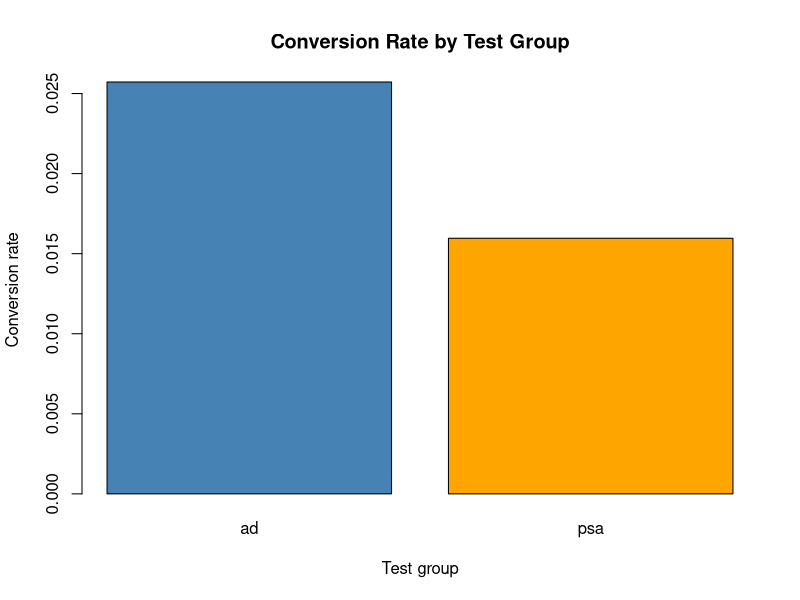
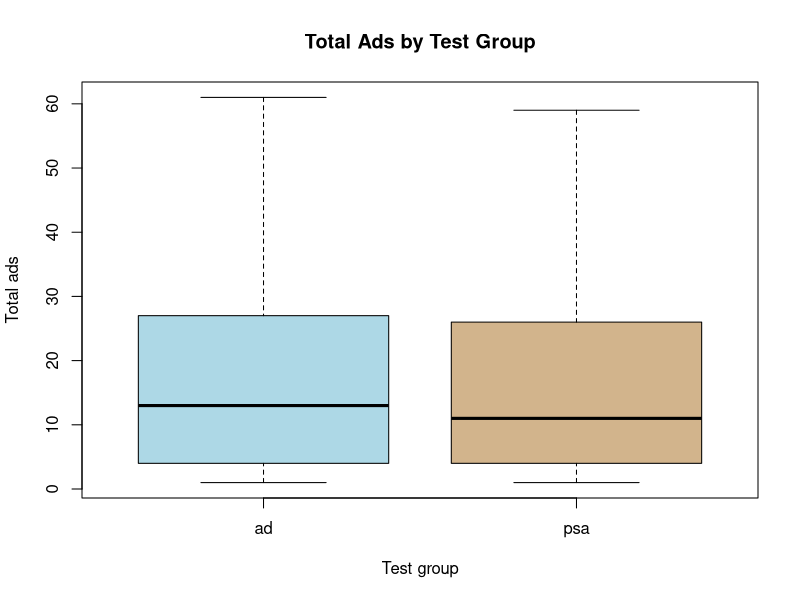
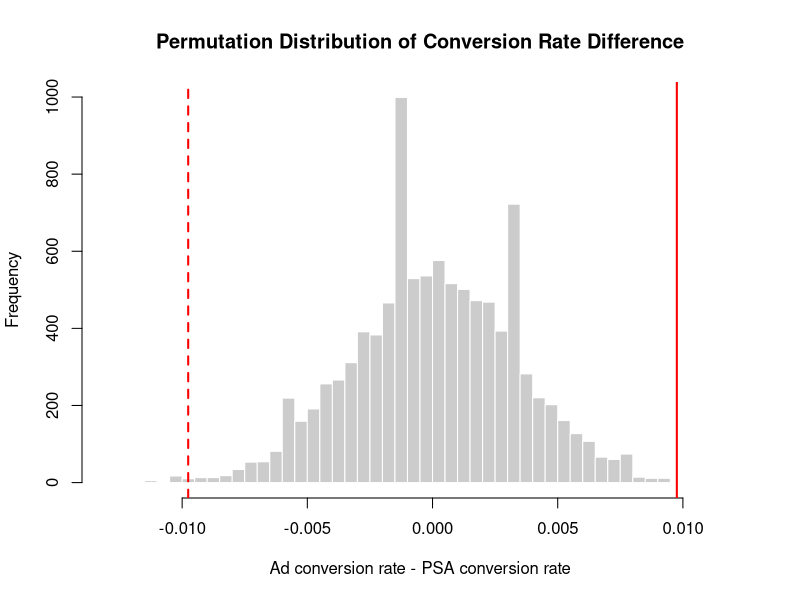
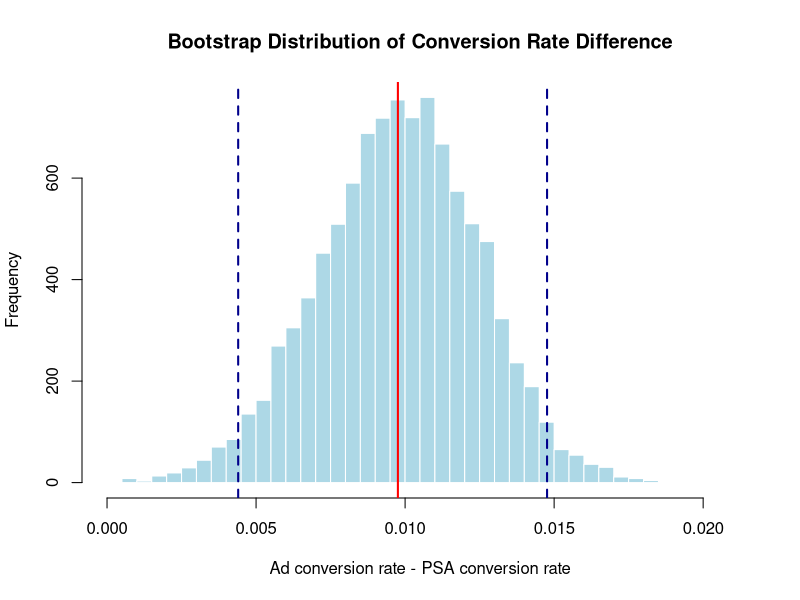

Recreate these plots in R, in order.
## ---- chunk 1
knitr::opts_chunk$set(echo = TRUE, message = FALSE, warning = FALSE,
                      fig.width = 8, fig.height = 5)
library(readr)
## ---- chunk 2
marketing <- read_csv("marketing_AB_mini.csv")

dim(marketing)
head(marketing)
summary(marketing)

table(marketing$`test group`)
table(marketing$converted)
## ---- chunk 3
conversion_summary <- aggregate(
  converted ~ `test group`,
  data = marketing,
  FUN = mean
)
names(conversion_summary)[2] <- "conversion_rate"

group_counts <- aggregate(
  converted ~ `test group`,
  data = marketing,
  FUN = length
)
names(group_counts)[2] <- "n"

conversion_counts <- aggregate(
  converted ~ `test group`,
  data = marketing,
  FUN = sum
)
names(conversion_counts)[2] <- "conversions"

ab_summary <- merge(group_counts, conversion_counts, by = "test group")
ab_summary <- merge(ab_summary, conversion_summary, by = "test group")
ab_summary$conversion_percent <- 100 * ab_summary$conversion_rate

print(ab_summary)

fmt_percent <- function(x) sprintf("%.2f", 100 * x)
fmt_pvalue <- function(x) sprintf("%.4f", x)

ad_rate <- ab_summary$conversion_rate[ab_summary$`test group` == "ad"]
psa_rate <- ab_summary$conversion_rate[ab_summary$`test group` == "psa"]
observed_diff <- ad_rate - psa_rate

observed_diff
## ---- chunk 4
barplot(
  ab_summary$conversion_rate,
  names.arg = ab_summary$`test group`,
  col = c("steelblue", "orange"),
  main = "Conversion Rate by Test Group",
  xlab = "Test group",
  ylab = "Conversion rate"
)
## ---- chunk 5
boxplot(
  `total ads` ~ `test group`,
  data = marketing,
  col = c("lightblue", "tan"),
  main = "Total Ads by Test Group",
  xlab = "Test group",
  ylab = "Total ads",
  outline = FALSE
)
## ---- chunk 6
set.seed(42)

n_perm <- 10000
group_labels <- marketing$`test group`
converted_values <- marketing$converted

permutation_diffs <- numeric(n_perm)

for (i in seq_len(n_perm)) {
  shuffled_conversion <- sample(converted_values, replace = FALSE)

  perm_ad_rate <- mean(shuffled_conversion[group_labels == "ad"])
  perm_psa_rate <- mean(shuffled_conversion[group_labels == "psa"])

  permutation_diffs[i] <- perm_ad_rate - perm_psa_rate
}

p_value_two_sided <- mean(abs(permutation_diffs) >= abs(observed_diff))
p_value_one_sided <- mean(permutation_diffs >= observed_diff)

p_value_two_sided
p_value_one_sided
## ---- chunk 7
hist(
  permutation_diffs,
  breaks = 50,
  col = "gray80",
  border = "white",
  main = "Permutation Distribution of Conversion Rate Difference",
  xlab = "Ad conversion rate - PSA conversion rate"
)
abline(v = observed_diff, col = "red", lwd = 2)
abline(v = -observed_diff, col = "red", lwd = 2, lty = 2)
## ---- chunk 8
set.seed(42)

n_boot <- 10000
ad_converted <- marketing$converted[marketing$`test group` == "ad"]
psa_converted <- marketing$converted[marketing$`test group` == "psa"]

bootstrap_diffs <- numeric(n_boot)

for (i in seq_len(n_boot)) {
  boot_ad <- sample(ad_converted, size = length(ad_converted), replace = TRUE)
  boot_psa <- sample(psa_converted, size = length(psa_converted), replace = TRUE)

  bootstrap_diffs[i] <- mean(boot_ad) - mean(boot_psa)
}

bootstrap_ci <- quantile(bootstrap_diffs, c(0.025, 0.975))
bootstrap_ci
## ---- chunk 9
hist(
  bootstrap_diffs,
  breaks = 50,
  col = "lightblue",
  border = "white",
  main = "Bootstrap Distribution of Conversion Rate Difference",
  xlab = "Ad conversion rate - PSA conversion rate"
)
abline(v = observed_diff, col = "red", lwd = 2)
abline(v = bootstrap_ci, col = "darkblue", lwd = 2, lty = 2)
